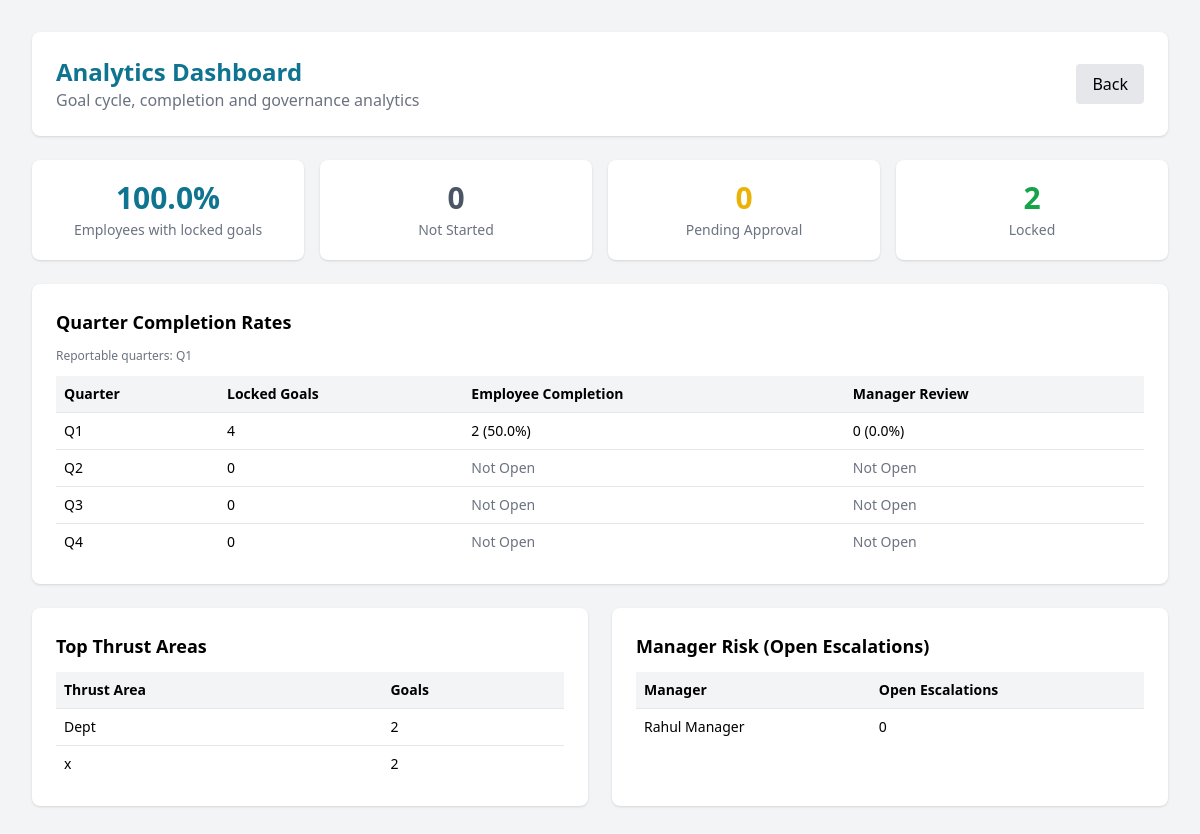
The app's page /admin/analytics (signed in), older data.
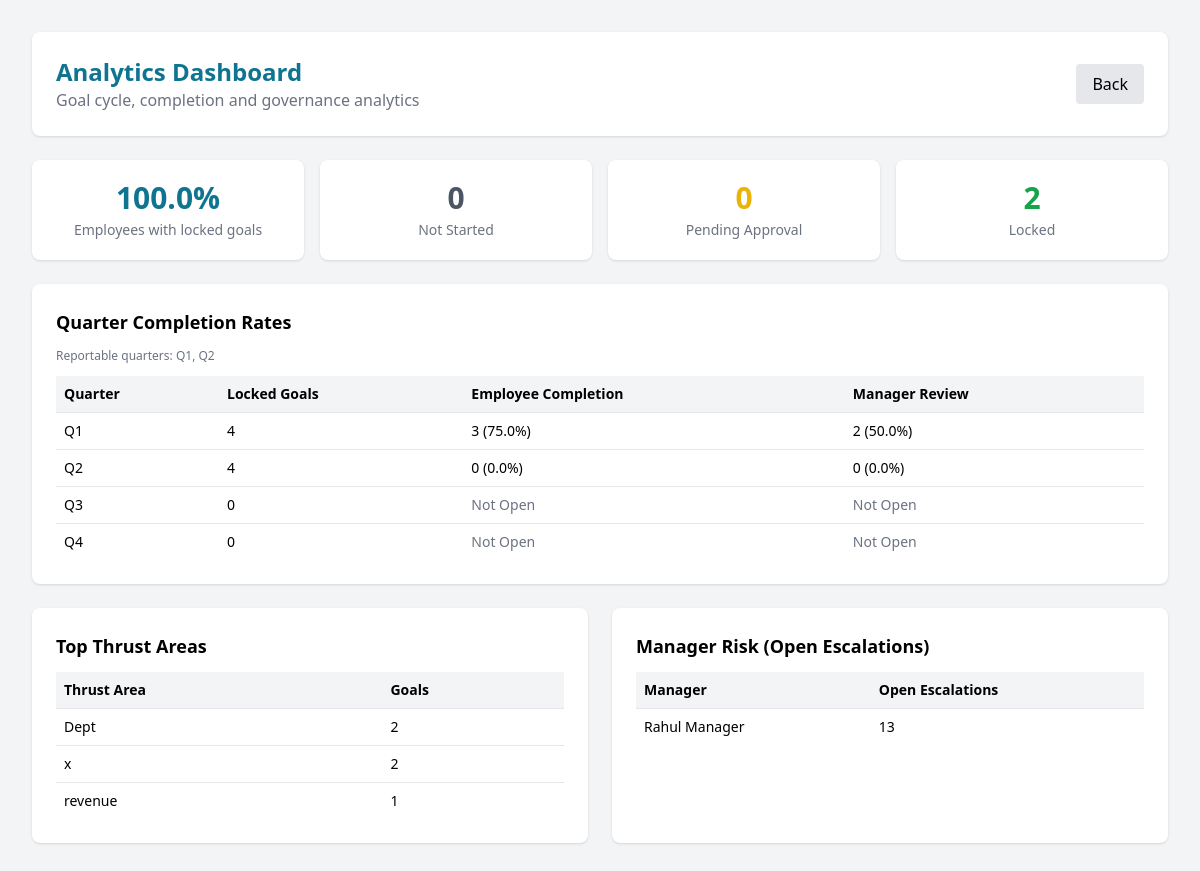
The same page, newer data.
### app/models.py (models this page shows)
class Goal(Base):
    __tablename__ = "goals"
    id = Column(Integer, primary_key=True, index=True)
    employee_id = Column(Integer, ForeignKey("users.id"), nullable=False)
    title = Column(String, nullable=False)
    thrust_area = Column(String, nullable=False)
    uom_type = Column(String, nullable=False)  # min / max / zero / timeline
    target = Column(Float, nullable=False)
    weightage = Column(Float, nullable=False)
    status = Column(String, default="draft")  # draft / submitted / approved / locked
    is_shared = Column(Boolean, default=False)
    parent_goal_id = Column(Integer, ForeignKey("goals.id"), nullable=True)
    created_at = Column(DateTime, default=datetime.utcnow)
    employee = relationship("User", back_populates="goals")
    achievements = relationship("Achievement", back_populates="goal")
    audit_logs = relationship("AuditLog", back_populates="goal")

class User(Base):
    __tablename__ = "users"
    id = Column(Integer, primary_key=True, index=True)
    name = Column(String, nullable=False)
    email = Column(String, unique=True, nullable=False)
    password = Column(String, nullable=False)
    role = Column(String, nullable=False)  # employee / manager / admin
    manager_id = Column(Integer, ForeignKey("users.id"), nullable=True)
    manager = relationship("User", remote_side=[id], backref="team")
    goals = relationship("Goal", back_populates="employee")

### app/routes/admin.py (the view)
@router.get("/analytics")
def analytics_dashboard(request: Request, user=Depends(require_admin), db: Session = Depends(get_db)):
    employees = db.query(User).filter(User.role == "employee").all()
    managers = db.query(User).filter(User.role == "manager").all()
    total_employees = len(employees)
    employees_with_locked = 0
    for emp in employees:
        has_locked = db.query(Goal).filter(Goal.employee_id == emp.id, Goal.status == "locked").first() is not None
        if has_locked:
            employees_with_locked += 1
    funnel = {
        "not_started": 0,
        "draft": 0,
        "submitted": 0,
        "locked": 0,
    }
    for emp in employees:
        emp_goals = db.query(Goal).filter(Goal.employee_id == emp.id).all()
        if not emp_goals:
            funnel["not_started"] += 1
            continue
        statuses = {g.status for g in emp_goals}
        if "locked" in statuses:
            funnel["locked"] += 1
        elif "submitted" in statuses:
            funnel["submitted"] += 1
        else:
            funnel["draft"] += 1
    quarter_rows = []
    reportable_quarters = get_reportable_quarters(db)
    locked_goal_ids = [g[0] for g in db.query(Goal.id).filter(Goal.status == "locked").all()]
    total_locked = len(locked_goal_ids)
    for quarter in QUARTERS:
        if quarter not in reportable_quarters:
            quarter_rows.append({
                "quarter": quarter,
                "locked_goals": 0,
                "employee_completed": 0,
                "manager_reviewed": 0,
                "employee_rate": 0.0,
                "manager_rate": 0.0,
                "is_reportable": False,
            })
            continue
        employee_done = 0
        manager_done = 0
        if locked_goal_ids:
            employee_done = (
                db.query(Achievement.goal_id)
                .filter(Achievement.goal_id.in_(locked_goal_ids), Achievement.quarter == quarter)
                .distinct()
                .count()
            )
            manager_done = (
                db.query(CheckIn.goal_id)
                .filter(CheckIn.goal_id.in_(locked_goal_ids), CheckIn.quarter == quarter)
                .distinct()
                .count()
            )
        quarter_rows.append({
            "quarter": quarter,
            "locked_goals": total_locked,
            "employee_completed": employee_done,
            "manager_reviewed": manager_done,
            "employee_rate": round((employee_done / total_locked) * 100, 1) if total_locked else 0.0,
            "manager_rate": round((manager_done / total_locked) * 100, 1) if total_locked else 0.0,
            "is_reportable": True,
        })
    thrust_area_counts = {}
    for goal in db.query(Goal).all():
        thrust_area_counts[goal.thrust_area] = thrust_area_counts.get(goal.thrust_area, 0) + 1
    top_thrust_areas = sorted(
        [{"name": name, "count": count} for name, count in thrust_area_counts.items()],
        key=lambda x: x["count"],
        reverse=True,
    )[:5]
    manager_risk_rows = []
    for mgr in managers:
        open_count = (
            db.query(Escalation)
            .filter(Escalation.manager_id == mgr.id, Escalation.status == "open")
            .count()
        )
        manager_risk_rows.append({
            "manager": mgr,
            "open_escalations": open_count,
        })
    manager_risk_rows.sort(key=lambda x: x["open_escalations"], reverse=True)
    return templates.TemplateResponse(request, "admin/analytics.html", {
        "user": user,
        "goal_coverage_pct": round((employees_with_locked / total_employees) * 100, 1) if total_employees else 0.0,
        "funnel": funnel,
        "quarter_rows": quarter_rows,
        "reportable_quarters": sorted(reportable_quarters, key=lambda x: QUARTERS.index(x)) if reportable_quarters else [],
        "top_thrust_areas": top_thrust_areas,
        "manager_risk_rows": manager_risk_rows,
    })

### app/templates/admin/analytics.html (shortened to what the changed rows need)
<!DOCTYPE html>
<html>
<head>
    <script src="https://cdn.tailwindcss.com"></script>
</head>
<body class="bg-gray-100 p-8">
<div class="max-w-6xl mx-auto space-y-6">
    <div class="bg-white rounded-lg shadow p-6 flex items-center justify-between">
        <div>
            <h1 class="text-2xl font-bold text-cyan-700">Analytics Dashboard</h1>
        </div>
    </div>
    <div class="bg-white rounded-lg shadow p-6">
        <h2 class="text-lg font-semibold mb-3">Quarter Completion Rates</h2>
        {% if reportable_quarters %}
        <p class="text-xs text-gray-500 mb-3">Reportable quarters: {{ reportable_quarters|join(', ') }}</p>
        {% else %}
        <p class="text-xs text-gray-500 mb-3">No quarter data available yet.</p>
        {% endif %}
        <table class="w-full text-sm">
            <thead class="bg-gray-100">
            <tr>
                <th class="text-left p-2">Quarter</th>
                <th class="text-left p-2">Locked Goals</th>
                <th class="text-left p-2">Employee Completion</th>
                <th class="text-left p-2">Manager Review</th>
            </tr>
            </thead>
            <tbody>
            {% for row in quarter_rows %}
            <tr class="border-t">
                <td class="p-2">{{ row.quarter }}</td>
                {% if row.is_reportable %}
                <td class="p-2">{{ row.locked_goals }}</td>
                <td class="p-2">{{ row.employee_completed }} ({{ row.employee_rate }}%)</td>
                <td class="p-2">{{ row.manager_reviewed }} ({{ row.manager_rate }}%)</td>
                {% else %}
                <td class="p-2">0</td>
                <td class="p-2 text-gray-500">Not Open</td>
                <td class="p-2 text-gray-500">Not Open</td>
                {% endif %}
            </tr>
            {% endfor %}
            </tbody>
        </table>
    </div>
    <div class="grid grid-cols-1 lg:grid-cols-2 gap-6">
        <div class="bg-white rounded-lg shadow p-6">
            <h2 class="text-lg font-semibold mb-3">Top Thrust Areas</h2>
            <table class="w-full text-sm">
                <thead class="bg-gray-100">
                <tr>
                    <th class="text-left p-2">Thrust Area</th>
                    <th class="text-left p-2">Goals</th>
                </tr>
                </thead>
                <tbody>
                {% for row in top_thrust_areas %}
                <tr class="border-t">
                    <td class="p-2">{{ row.name }}</td>
                    <td class="p-2">{{ row.count }}</td>
                </tr>
                {% endfor %}
                </tbody>
            </table>
        </div>
        <div class="bg-white rounded-lg shadow p-6">
            <h2 class="text-lg font-semibold mb-3">Manager Risk (Open Escalations)</h2>
            <table class="w-full text-sm">
                <thead class="bg-gray-100">
                <tr>
                    <th class="text-left p-2">Manager</th>
                    <th class="text-left p-2">Open Escalations</th>
                </tr>
                </thead>
                <tbody>
                {% for row in manager_risk_rows %}
                <tr class="border-t">
                    <td class="p-2">{{ row.manager.name }}</td>
                    <td class="p-2">{{ row.open_escalations }}</td>
                </tr>
                {% endfor %}
                </tbody>
            </table>
        </div>
    </div>
</div>
</body>
</html>

Row changes from the older to the newer data that the page shows:
added Goal: name "revenue", count "1"
Text that changed along with them:
{{ reportable_quarters|join(', ') }}: "Q1" → "Q1, Q2"
new list line: "Q1 4 3 ( 75.0 %) 2 ( 50.0 %)"
new list line: "Q2 4 0 ( 0.0 %) 0 ( 0.0 %)"
new list line: "Rahul Manager"
new list line: "13"
list line gone: "Q1 4 2 ( 50.0 %) 0 ( 0.0 %)"
list line gone: "Q2 0 Not Open Not Open"
list line gone: "Rahul Manager"
list line gone: "0"
